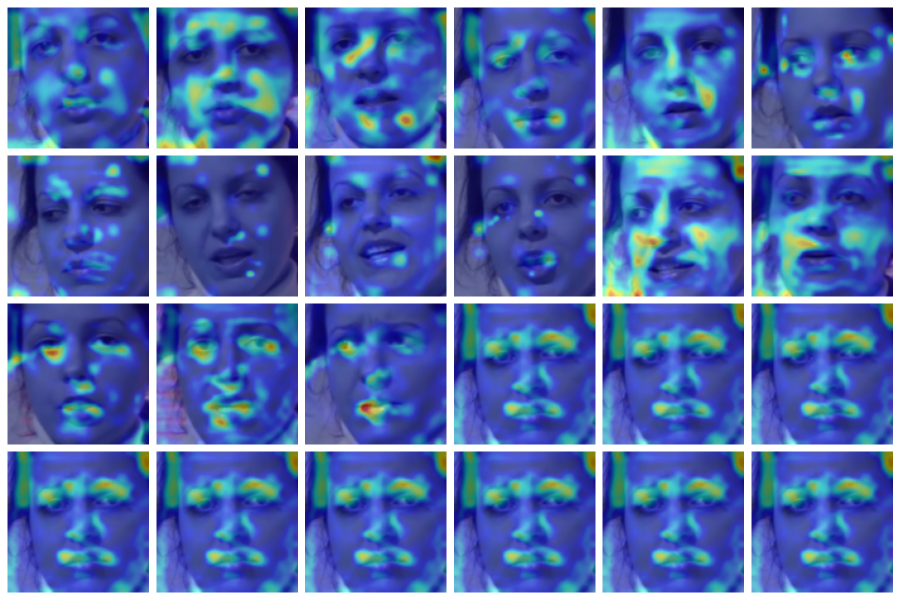
#> input picture pictures/DFDC.gradcam_grid_layer2.png, 1800 x 1200 px (shown at 1/2 size)
$ python fakeVideos_to_images.py
#> lines starting #> are read from the running program, lines starting #| are printed output that depends on the picture; pictures that were not available may be replaced by others from this repository, and a replacement may not be noted
import cv2
import os
import math
from tqdm import tqdm
from multiprocessing import cpu_count, Pool


def load_video(video_path):
    """
    加载视频文件并返回视频捕获对象和总帧数
    :param video_path: 视频路径
    :return: 视频捕获对象和总帧数
    """
    cap = cv2.VideoCapture(video_path)
    total_frames = int(cap.get(cv2.CAP_PROP_FRAME_COUNT))  # 获取总帧数
    return cap, total_frames


def calculate_frame_interval(total_frames, desired_intervals):
    """
    动态计算帧间隔
    :param total_frames: 视频的总帧数
    :param desired_intervals: 期望的检测次数
    :return: 动态间隔的帧数
    """
    return max(1, math.ceil(total_frames / desired_intervals))


def save_face(aligned_face, save_dir, frame_index):
    """
    保存对齐后的人脸
    :param aligned_face: 对齐后的人脸图像
    :param save_dir: 保存路径
    :param frame_index: 当前帧索引
    """
    os.makedirs(save_dir, exist_ok=True)
    save_path = os.path.join(save_dir, f"frame_{frame_index:04d}.jpg")
    cv2.imwrite(save_path, aligned_face)


def expand_mask(frame_fake, x, y, w, h, target_size=224):
    """
    将边界框扩展到固定大小 224x224，并确保不会超出帧的尺寸。

    参数:
    - frame_fake: 输入帧 (numpy 数组)
    - x, y, w, h: 初始边界框的位置和大小
    - target_size: 目标扩展大小 (默认 224)

    返回:
    - expanded_x, expanded_y, expanded_w, expanded_h: 扩展后的边界框坐标和大小
    """
    # 确定目标框的中心位置
    center_x = x + w // 2
    center_y = y + h // 2

    # 计算扩展后的边界框的左上角坐标
    expanded_x = max(0, center_x - target_size // 2)
    expanded_y = max(0, center_y - target_size // 2)

    # 保证扩展区域不会超出帧的尺寸
    if expanded_x + target_size > frame_fake.shape[1]:
        expanded_x = frame_fake.shape[1] - target_size
    if expanded_y + target_size > frame_fake.shape[0]:
        expanded_y = frame_fake.shape[0] - target_size

    # 确保边界框尺寸为目标大小
    expanded_w = target_size
    expanded_h = target_size

    return expanded_x, expanded_y, expanded_w, expanded_h


def process_single_video(args):
    """
    处理单个视频文件
    :param args: 参数列表，包含伪造视频路径、掩膜视频路径、保存路径、目标图像大小、期望采集帧数
    """
    fake_video_path, mask_video_path, save_dir, target_size, desired_intervals = args

    # 加载视频并检查帧数
    cap_fake, total_frames_fake = load_video(fake_video_path)
    cap_mask, total_frames_mask = load_video(mask_video_path)

    print(f"正在处理视频: {os.path.basename(fake_video_path)}，总帧数: {total_frames_fake}")

    # 动态计算帧间隔
    frame_interval = calculate_frame_interval(total_frames_fake, desired_intervals)
    frames_to_process = math.ceil(total_frames_fake / frame_interval)

    frame_index = 0
    frames_collected = 0

    # 使用 tqdm 显示进度条
    with tqdm(total=frames_to_process, desc=f"Processing {os.path.basename(fake_video_path)}", unit="frame") as pbar:
        while True:
            ret_fake, frame_fake = cap_fake.read()
            ret_mask, frame_mask = cap_mask.read()

            if not ret_fake or not ret_mask:
                break

            # 只处理指定间隔的帧
            if frame_index % frame_interval == 0:
                # 转为灰度图并创建二进制掩膜
                gray_mask = cv2.cvtColor(frame_mask, cv2.COLOR_BGR2GRAY)
                _, binary_mask = cv2.threshold(gray_mask, 1, 255, cv2.THRESH_BINARY)

                # 获取掩模区域的边界框
                x, y, w, h = cv2.boundingRect(binary_mask)

                expanded_x, expanded_y, expanded_w, expanded_h = expand_mask(frame_fake, x, y, w, h, target_size=target_size)

                # 从伪造帧中提取扩展区域
                face_img = frame_fake[expanded_y:expanded_y + expanded_h,
                                      expanded_x:expanded_x + expanded_w]

                save_face(face_img, save_dir, frame_index)
                frames_collected += 1  # 每采集一帧，更新已采集帧数

                # 更新进度条
                pbar.update(1)

            frame_index += 1

    # 处理完前面的帧后，如果采集的帧数小于 desired_intervals，则采集最后一帧
    if frames_collected < desired_intervals:
        # 跳到视频的最后一帧
        cap_fake.set(cv2.CAP_PROP_POS_FRAMES, total_frames_fake - 1)
        cap_mask.set(cv2.CAP_PROP_POS_FRAMES, total_frames_fake - 1)

        ret_fake, frame_fake = cap_fake.read()
        ret_mask, frame_mask = cap_mask.read()

        if ret_fake and ret_mask:
            # 转为灰度图并创建二进制掩膜
            gray_mask = cv2.cvtColor(frame_mask, cv2.COLOR_BGR2GRAY)
            _, binary_mask = cv2.threshold(gray_mask, 1, 255, cv2.THRESH_BINARY)

            # 获取掩模区域的边界框
            x, y, w, h = cv2.boundingRect(binary_mask)

            expanded_x, expanded_y, expanded_w, expanded_h = expand_mask(frame_fake, x, y, w, h, target_size=target_size)

            # 从伪造帧中提取扩展区域
            face_img = frame_fake[expanded_y:expanded_y + expanded_h,
                                  expanded_x:expanded_x + expanded_w]

            # 保存最后一帧
            save_face(face_img, save_dir, total_frames_fake - 1)
            frames_collected += 1  # 更新已采集的帧数

            # 更新进度条
            pbar.update(1)

    cap_fake.release()
    cap_mask.release()


def process_videos(fake_dir, mask_dir, save_dir_base, mode, target_size,desired_intervals):
    """
    处理目录下的所有视频文件
    :param fake_dir: 伪造视频路径
    :param mask_dir: 掩膜视频路径
    :param save_dir_base: 保存路径基目录
    :param save_size: 保存图像的大小
    :param mode: 处理模式，1 为单进程，2 为多进程
    """
    fake_files = sorted(os.listdir(fake_dir))
    mask_files = sorted(os.listdir(mask_dir))
    tasks = []

    for fake_file in fake_files:
        if fake_file in mask_files:
            fake_path = os.path.join(fake_dir, fake_file)
            mask_path = os.path.join(mask_dir, fake_file)
            save_dir = os.path.join(save_dir_base, os.path.splitext(fake_file)[0])
            tasks.append((fake_path, mask_path, save_dir,target_size,desired_intervals))

    if mode == 1:
        print("单进程模式")
        for task in tasks:
            process_single_video(task)

    elif mode == 2:
        max_processes = cpu_count()
        num_processes = int(input(f"输入进程数（最大 {max_processes})："))
        num_processes = min(max_processes, num_processes)

        print(f"多进程模式，使用进程数: {num_processes}")
        with Pool(processes=num_processes) as pool:
            pool.map(process_single_video, tasks)


if __name__ == "__main__":
    fake_video_dir = r"/home/inspur/STAR/dataSet/FaceForensics++/manipulated_sequences/NeuralTextures/c23/videos"
    mask_video_dir = r"/home/inspur/STAR/dataSet/FaceForensics++/manipulated_sequences/NeuralTextures/masks/videos"
    save_dir_base = r"/home/inspur/STAR/dataSet/FaceForensics++/image/FAKE/NeuralTextures/C23"

    target_size = 224
    desired_intervals=32
    mode = int(input("选择模式（1：单进程，2：多进程）："))
#> the answer given: 1

    process_videos(fake_video_dir, mask_video_dir, save_dir_base,mode,target_size,desired_intervals)
#> in process_single_video, frame_fake is the input picture: shape (1200, 1800, 3); mean B, G, R 175.8, 107.7, 81.8
#> in process_single_video, `gray_mask = cv2.cvtColor(frame_mask, cv2.COLOR_BGR2GRAY)`:
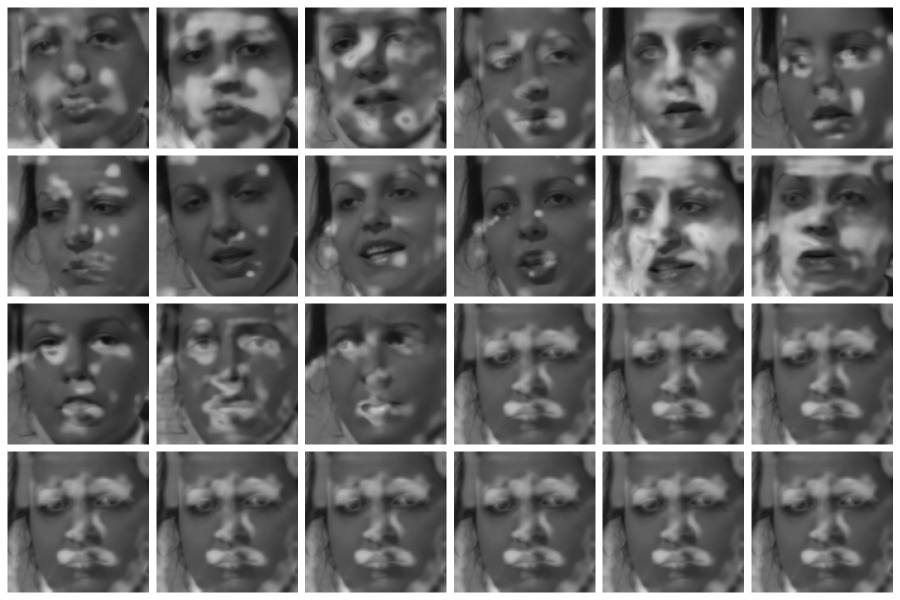
#> gray_mask: shape (1200, 1800) (shown at 1/2 size); min 10, max 255, mean 107.7
#> in process_single_video, `_, binary_mask = cv2.threshold(gray_mask, 1, 255, cv2.THRESH_BINARY)`: binary_mask: shape (1200, 1800); every value is 255
#> in process_single_video, `x, y, w, h = cv2.boundingRect(binary_mask)`: x = 0; w = 1800; h = 1200
#> in expand_mask, `center_x = x + w // 2`: center_x = 900
#> in expand_mask, `center_y = y + h // 2`: center_y = 600
#> in expand_mask, `expanded_x = max(0, center_x - target_size // 2)`: expanded_x = 788
#> in expand_mask, `expanded_y = max(0, center_y - target_size // 2)`: expanded_y = 488
#> in process_single_video, `expanded_x, expanded_y, expanded_w, expanded_h = expand_mask(frame_fak..`: expanded_x = 788; expanded_y = 488; expanded_w = 224
#> in process_single_video, `face_img = frame_fake[expanded_y:expanded_y + expanded_h, expanded_x:e..`:
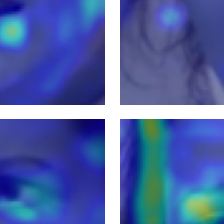
#> face_img: shape (224, 224, 3); mean B, G, R 168.1, 103.1, 82.1

$ run again, on pictures/DFDC.gradcam_grid_layer3.png
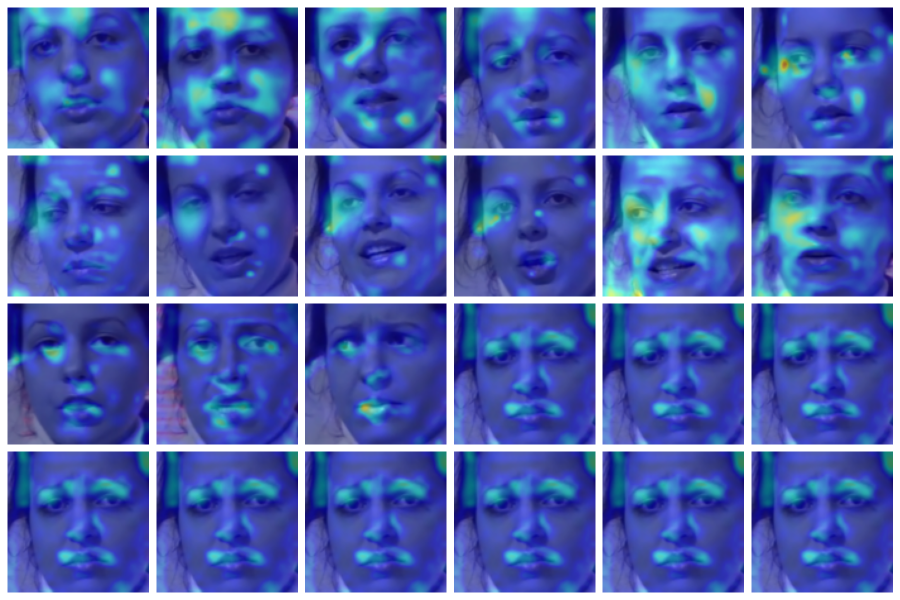
#> input picture pictures/DFDC.gradcam_grid_layer3.png, 1800 x 1200 px (shown at 1/2 size)
#> in process_single_video, frame_fake is the input picture: shape (1200, 1800, 3); mean B, G, R 177.9, 98.6, 78.8
#> in process_single_video, `gray_mask = cv2.cvtColor(frame_mask, cv2.COLOR_BGR2GRAY)`:
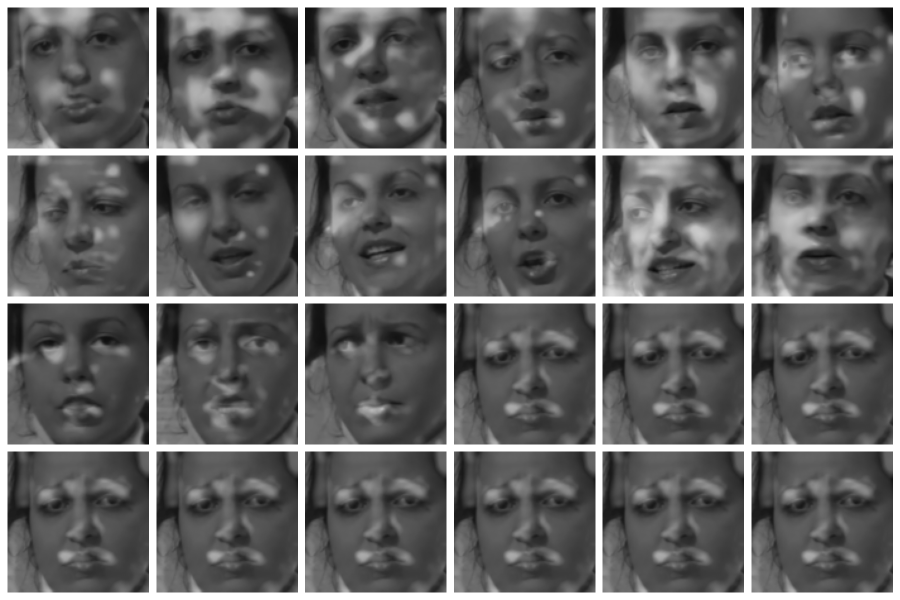
#> gray_mask: shape (1200, 1800) (shown at 1/2 size); min 11, max 255, mean 101.7
#> binary_mask: shape (1200, 1800); every value is 255
#> x = 0; w = 1800; h = 1200
#> center_x = 900
#> center_y = 600
#> in expand_mask, `expanded_x = max(0, center_x - target_size // 2)`: expanded_x = 788
#> in expand_mask, `expanded_y = max(0, center_y - target_size // 2)`: expanded_y = 488
#> in process_single_video, `expanded_x, expanded_y, expanded_w, expanded_h = expand_mask(frame_fak..`: expanded_x = 788; expanded_y = 488; expanded_w = 224
#> in process_single_video, `face_img = frame_fake[expanded_y:expanded_y + expanded_h, expanded_x:e..`:
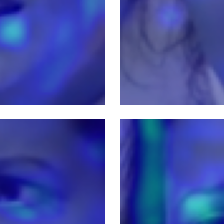
#> face_img: shape (224, 224, 3); mean B, G, R 170.2, 92.9, 79.6

$ run again, on pictures/DFDC.gradcam_grid_layer4.png
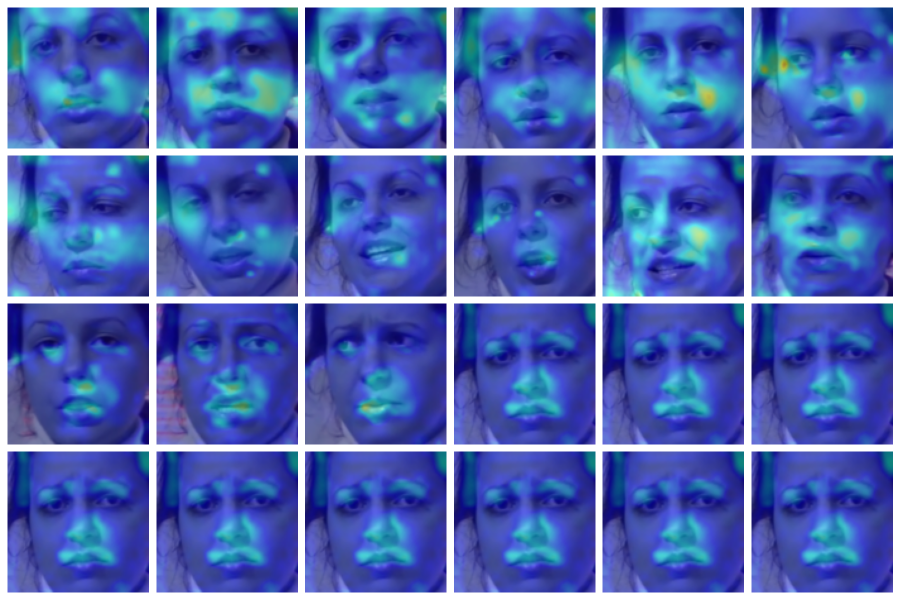
#> input picture pictures/DFDC.gradcam_grid_layer4.png, 1800 x 1200 px (shown at 1/2 size)
#> in process_single_video, frame_fake is the input picture: shape (1200, 1800, 3); mean B, G, R 181.1, 102.6, 78.7
#> in process_single_video, `gray_mask = cv2.cvtColor(frame_mask, cv2.COLOR_BGR2GRAY)`:
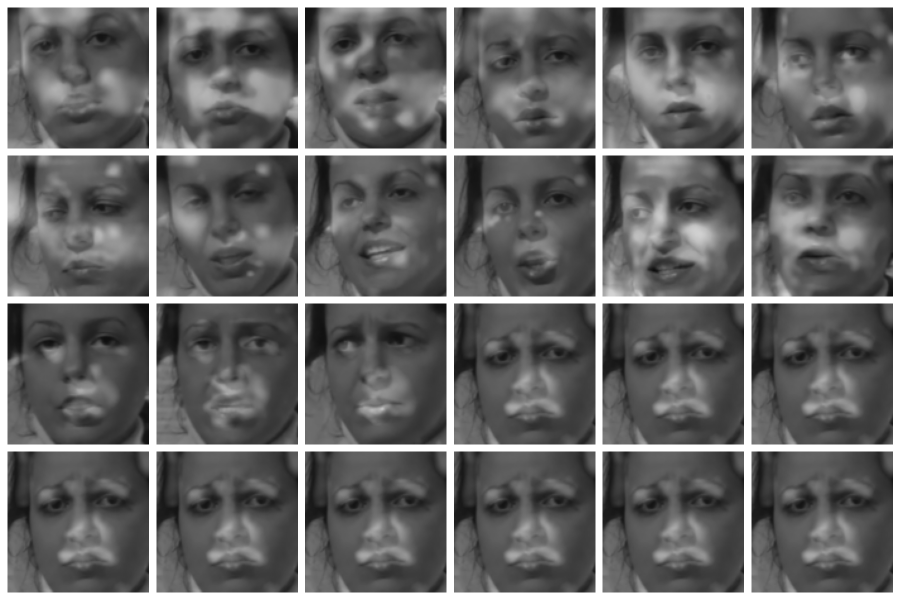
#> gray_mask: shape (1200, 1800) (shown at 1/2 size); min 14, max 255, mean 104.4
#> binary_mask: shape (1200, 1800); every value is 255
#> x = 0; w = 1800; h = 1200
#> center_x = 900
#> center_y = 600
#> in expand_mask, `expanded_x = max(0, center_x - target_size // 2)`: expanded_x = 788
#> in expand_mask, `expanded_y = max(0, center_y - target_size // 2)`: expanded_y = 488
#> in process_single_video, `expanded_x, expanded_y, expanded_w, expanded_h = expand_mask(frame_fak..`: expanded_x = 788; expanded_y = 488; expanded_w = 224
#> in process_single_video, `face_img = frame_fake[expanded_y:expanded_y + expanded_h, expanded_x:e..`:
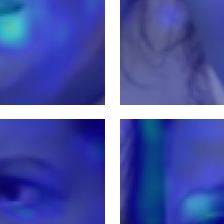
#> face_img: shape (224, 224, 3); mean B, G, R 170.9, 90.7, 79.6
